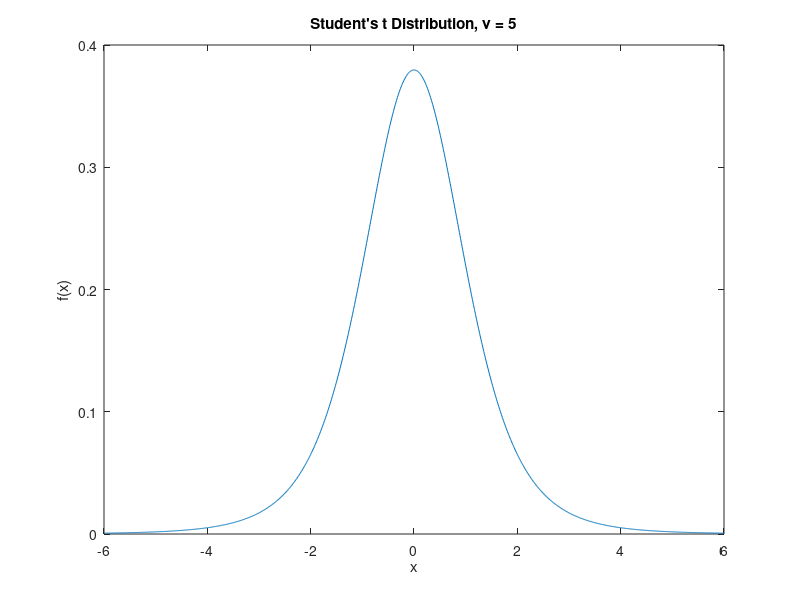

Source code (MATLAB):
% Example 2.10
% Computational Statistics Handbook with MATLAB, 2nd Edition
% Wendy L. and Angel R. Martinez

% First we get the domain for the function.
x = -6:.01:6;
% Now get the values for the density function.
y = tpdf(x,5);
% Plot the results.
plot(x,y)
title('Student''s t Distribution, \nu = 5')
xlabel('x')
ylabel('f(x)')
